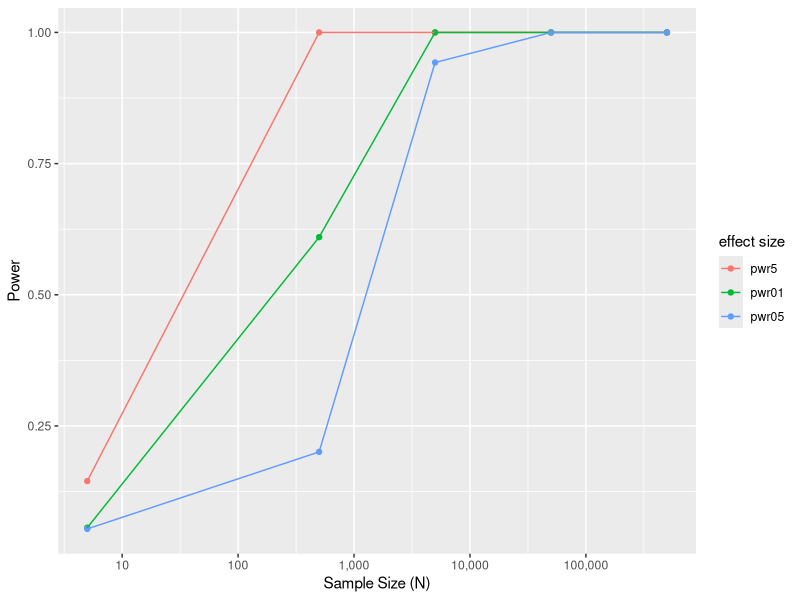
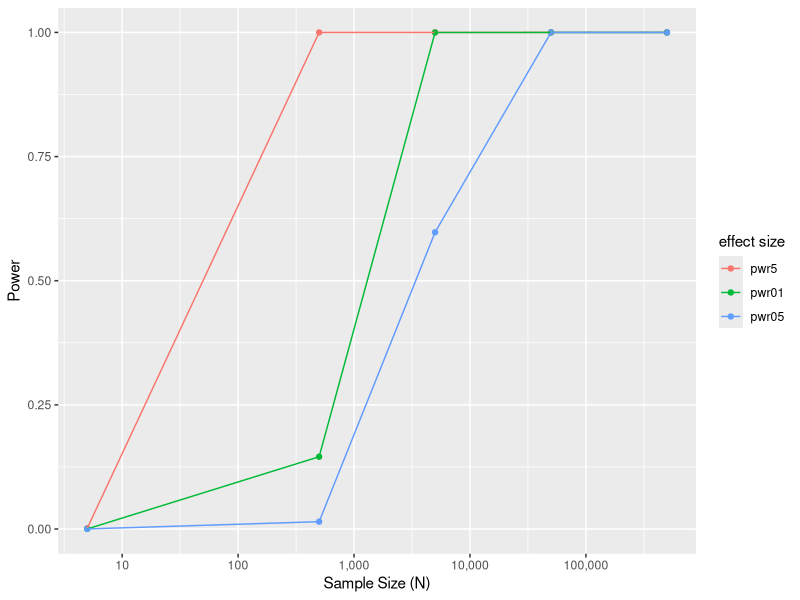

The R script that drew these images, in order:
## ---- chunk 1
knitr::opts_chunk$set(echo = TRUE)
## ---- chunk 2
library(tidyverse)
library(pwr)
library(scales)
library(reshape2)
## ---- chunk 3
# define function to calc power
r.pwr <- function(N, r, sig.level){
  return(pwr.r.test(N, r, sig.level)$power)
}

# define data
ns <- c(5, 500, 5000, 50000, 500000)
df <- data.frame(N=ns)
df <- df %>% mutate(pwr5 = r.pwr(N, 0.5, 0.05)) %>% mutate(pwr01 = r.pwr(N, 0.1, 0.05)) %>% mutate(pwr05 = r.pwr(N, 0.05, 0.05)) 
df <- melt(df, id="N")

# draw using ggplot
ggplot(data=df, aes(x=N, y=value, color=variable)) + geom_point() + geom_line() + scale_x_continuous(labels=comma, trans='log10') + xlab('Sample Size (N)') + ylab('Power') + labs(color='effect size')

## ---- chunk 4
# define data
ns <- c(5, 500, 5000, 50000, 500000)
df <- data.frame(N=ns)
df <- df %>% mutate(pwr5 = r.pwr(N, 0.5, 0.001)) %>% mutate(pwr01 = r.pwr(N, 0.1, 0.001)) %>% mutate(pwr05 = r.pwr(N, 0.05, 0.001)) 
df <- melt(df, id="N")

# draw using ggplot
ggplot(data=df, aes(x=N, y=value, color=variable)) + geom_point() + geom_line() + scale_x_continuous(labels=comma, trans='log10') + xlab('Sample Size (N)') + ylab('Power') + labs(color='effect size')

## ---- chunk 5
# 병합 전 데이터
x.a <- runif(500,2,4) # 평균이 3, 인구수가 500인 집단 A의 독립변수
x.b <- runif(100,1,3) # 평균이 2, 인구수가 100인 집단 B의 독립변수

y.a <- runif(500,2,4) # a의 종속변수
y.b <- runif(100,1,3) # b의 종속변수

x <- c(x.a, x.b)
y <- c(y.a, y.b)

model <- lm(y~x)

# 병합 후 데이터
x.a.m <- mean(x.a)
x.b.m <- sapply(split(x.b, cut_number(x.b,20)),mean)

y.a.m <- mean(y.a)
y.b.m <- sapply(split(y.b, cut_number(y.b,20)),mean)

x.m <- c(x.a.m, x.b.m)
y.m <- c(y.a.m, y.b.m)

model.m <- lm(y.m~x.m)

print(summary(model))
print(summary(model.m))
